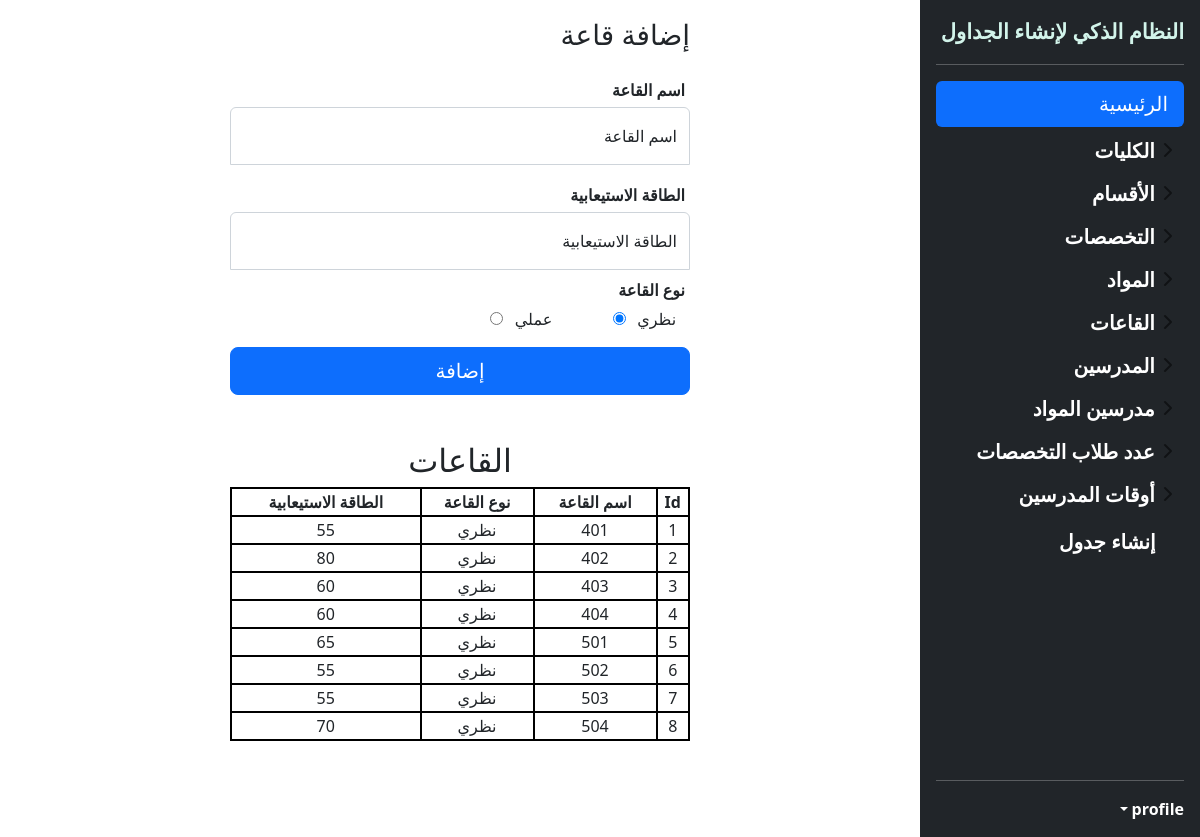
The page /add_room on the database as committed earlier.
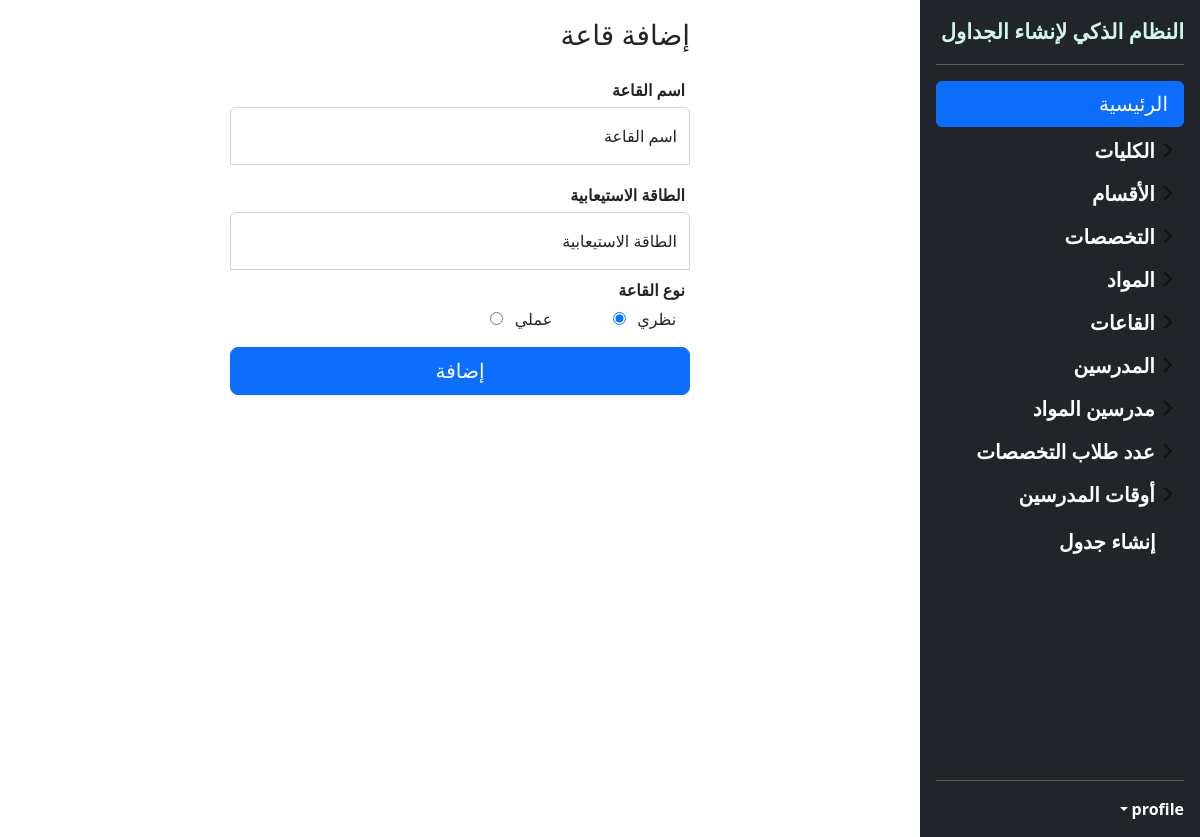
The same page on the database as committed later.
### app.py (models this page shows)
class Room(db.Model):
    room_id = db.Column(db.Integer, primary_key=True)
    room_name = db.Column(db.String(70), unique=True, nullable=False)
    capacity = db.Column(db.Integer, nullable=False)
    room_type = db.Column(db.String(15), nullable=False)

### app.py (the view)
@app.route('/add_room', methods=['GET', 'POST'])
def add_room():
    all_rooms = db.session.query(Room).all()
    if request.method == "POST":
        new_room = Room(room_name=request.form["rName"], capacity=int(request.form["cap"]),
                        room_type=request.form["rType"])
        db.session.add(new_room)
        db.session.commit()
        return redirect(url_for('add_room'))
    return render_template('addRoom.html', all_rooms=all_rooms)

### templates/addRoom.html
{% include 'header.html' %}
<aside class="cont">
<main class="form-signin w-50 m-auto">
  <form action="{{ url_for('add_room') }}" method="post">
    <h1 class="h3 mb-3 fw-normal">إضافة قاعة</h1>
      <label class="lab">اسم القاعة</label>
    <div class="form-floating">
      <input type="text" autocomplete="off" class="form-control" name="rName" id="floatingInput" placeholder="اسم القاعة" required>
      <label for="floatingInput">اسم القاعة</label>
    </div>
      <label class="lab">الطاقة الاستيعابية</label>
    <div class="form-floating">
      <input type="text" autocomplete="off" class="form-control" name="cap" id="floatingInput" placeholder="الطاقة الاستيعابية" required>
      <label for="floatingInput">الطاقة الاستيعابية</label>
    </div>
             <label class="lab te">نوع القاعة</label>
       <div class="term-r">
      نظري<input type="radio" name="rType" class="term-r " id="t1" required value="نظري" checked>
       عملي<input type="radio" name="rType" id="t2" class="term-r" required value="عملي">
       </div>
    <button class="w-100 btn btn-lg btn-primary" type="submit">إضافة</button>
  </form>
        <article class="data">
         {% if all_rooms != [] %}
            <h2>القاعات</h2>
        <table class="tdata">
            <th>
            Id
            </th>
            <th>
                اسم القاعة
            </th>
        <th>
                نوع القاعة
            </th>
         <th>
                الطاقة الاستيعابية
            </th>
        {% for r in all_rooms %}
            <tr>
                <td>{{ r.room_id}}</td>
            <td>{{ r.room_name }}</td>
                <td>{{ r.room_type }}</td>
            <td>{{ r.capacity}}</td>
            </tr>
        {% endfor %}
            </table>
    {% endif %}
    </article>
</main>
</aside>
{% include 'footer.html' %}

### templates/header.html (shortened to what this page needs)
<!doctype html>
<html dir="rtl" lang="ar">
  <head>
<link href="../static/assets/dist/css/bootstrap.rtl.min.css" rel="stylesheet">
    <link href="../static/css/header.css" rel="stylesheet">
  </head>
  <body>
<main class="d-flex flex-nowrap">
  <div class="d-flex flex-column flex-shrink-0 p-3 text-white bg-dark" style="width: 280px;">
    <a href="/" class="d-flex align-items-center mb-3 mb-md-0 me-md-auto text-white text-decoration-none">
      <span class="fs-4 tit" dir="ltr">النظام الذكي لإنشاء الجداول</span>
    </a>
    <hr>
    <ul class="nav nav-pills flex-column mb-auto">
         <li class="nav-item">
        <a href="{{ url_for('regular') }}" class="nav-link active" aria-current="page">
            الرئيسية
        </a>
      </li>
       <li class="nav-item">
        <a href="#" class="nav-link  btn-toggle" data-bs-toggle="collapse" data-bs-target="#coll-collapse" aria-expanded="true" aria-current="page">
          الكليات
        </a>
      </li>
      <li class="nav-item">
        <a href="#" class="nav-link  btn-toggle" data-bs-toggle="collapse" data-bs-target="#dept-collapse" aria-expanded="true" aria-current="page">
          الأقسام
        </a>
      </li>
       <li class="nav-item">
        <a href="#" class="nav-link  btn-toggle" data-bs-toggle="collapse" data-bs-target="#maj-collapse" aria-expanded="true" aria-current="page">
          التخصصات
        </a>
      </li>
         <li class="nav-item">
        <a href="#" class="nav-link  btn-toggle" data-bs-toggle="collapse" data-bs-target="#sub-collapse" aria-expanded="true" aria-current="page">
          المواد
        </a>
      </li>
        <li class="nav-item">
        <a href="#" class="nav-link  btn-toggle" data-bs-toggle="collapse" data-bs-target="#room-collapse" aria-expanded="true" aria-current="page">
          القاعات
        </a>
      </li>
        <li class="nav-item">
        <a href="#" class="nav-link  btn-toggle" data-bs-toggle="collapse" data-bs-target="#tea-collapse" aria-expanded="true" aria-current="page">
          المدرسين
        </a>
      </li>
         <li class="nav-item">
        <a href="#" class="nav-link  btn-toggle" data-bs-toggle="collapse" data-bs-target="#tea-sub-collapse" aria-expanded="true" aria-current="page">
            مدرسين المواد
        </a>
      </li>
         <li class="nav-item">
        <a href="#" class="nav-link  btn-toggle" data-bs-toggle="collapse" data-bs-target="#stu-collapse" aria-expanded="true" aria-current="page">
            عدد طلاب التخصصات
        </a>
      </li>
        <li class="nav-item">
        <a href="#" class="nav-link  btn-toggle" data-bs-toggle="collapse" data-bs-target="#teaTimes-collapse" aria-expanded="true" aria-current="page">
          أوقات المدرسين
        </a>
      </li>
        <li class="nav-item">
        <a href="{{ url_for('create_table') }}" class="nav-link ta" aria-current="page">
            إنشاء جدول
        </a>
      </li>
    </ul>
    <hr>
    <div class="dropdown">
      <a href="#" class="d-flex align-items-center text-white text-decoration-none dropdown-toggle" id="dropdownUser1" data-bs-toggle="dropdown" aria-expanded="false">
        <strong>profile</strong>
      </a>
    </div>
  </div>

### templates/footer.html (shortened to what this page needs)
</main>
  </body>
</html>

### static/css/header.css (style rules this page uses)
body { min-height: 100vh; direction: rtl; }
main { min-height: 100vh; height: 100%; max-height: 100%; }
.dropdown-toggle { outline: 0; }
.btn-toggle { padding: .25rem .5rem; font-weight: 600; color: rgba(0, 0, 0, .65); background-color: transparent; }
.btn-toggle::before { width: 1.25em; line-height: 0; transition: transform .35s ease; transform-origin: .5em 50%; }
.btn-toggle[aria-expanded="true"] { color: rgba(0, 0, 0, .85); }
.btn-toggle[aria-expanded="true"]::before { transform: rotate(90deg); }
.nav-link { font-size: 20px; color: white !important; text-decoration: none !important; }
.tit { color: #d2f4ea; font-weight: bold; font-size: 21px !important; }
.nav-item { padding-bottom: 5px; }
.cont { margin: auto; width: 100%; display: flex; align-items: center; justify-content: center; direction: rtl !important; }
.cont form input { margin-bottom: 8px; border-bottom-right-radius: 0; border-bottom-left-radius: 0; }
.lab { font-weight: bold; padding: 10px 5px 5px 0; }
.form-signin { margin: 2% 0 !important; }
.term-r { margin: 0 3% 3% 15%; }
.te { margin-top: -3%; }
.ta { font-weight: bold; margin-right: 5%; }

Rows that differ between the two databases and show on the page:
removed Room: room_id "1", room_name "401", room_type "نظري", capacity "55"
removed Room: room_id "2", room_name "402", room_type "نظري", capacity "80"
removed Room: room_id "3", room_name "403", room_type "نظري", capacity "60"
removed Room: room_id "4", room_name "404", room_type "نظري", capacity "60"
removed Room: room_id "5", room_name "501", room_type "نظري", capacity "65"
removed Room: room_id "6", room_name "502", room_type "نظري", capacity "55"
removed Room: room_id "7", room_name "503", room_type "نظري", capacity "55"
removed Room: room_id "8", room_name "504", room_type "نظري", capacity "70"
Other text that changed with them:
text no longer shown: "القاعات Id اسم القاعة نوع القاعة الطاقة الاستيعابية"
